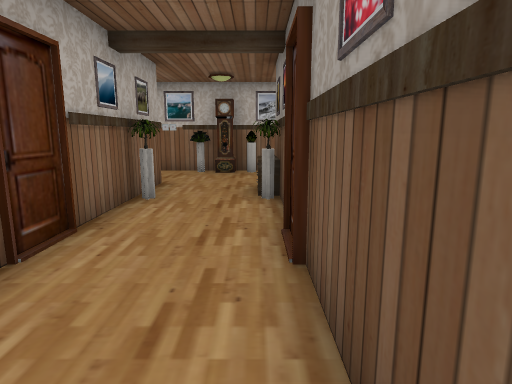
View 1 (above)

15 first-person views from a walk through a scene from a Unity 3-D project. The camera is 1.3 m above the floor, tilts 10° down and sees 75° across. The floor is counted in squares, 1 m on a side. Each view is taken from the middle of a square. On the plan, view 1 faces up. The plan holds only what a view shows up to about 14 squares ahead; the rest is blank. The player is left out.

View 2
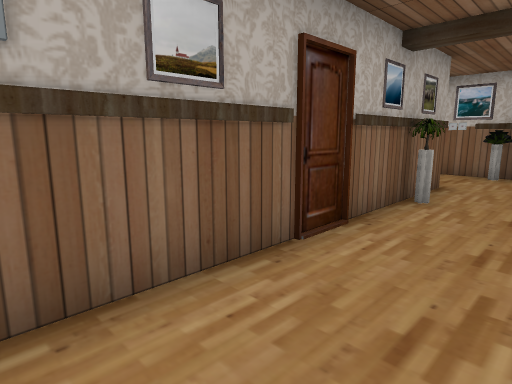

View 3
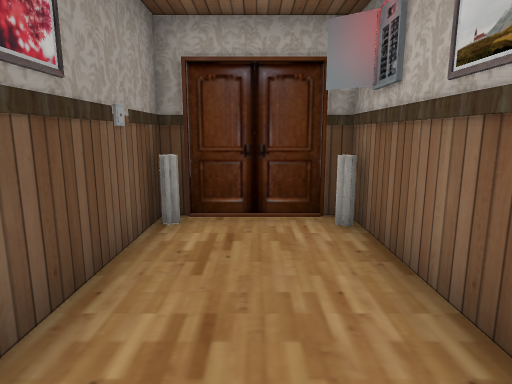

View 4
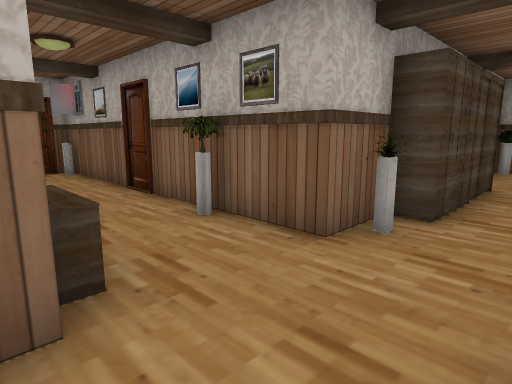

View 5
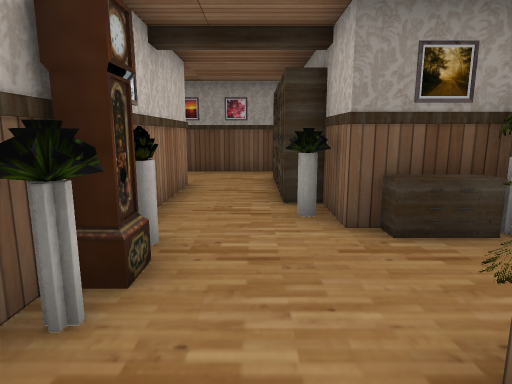

View 6
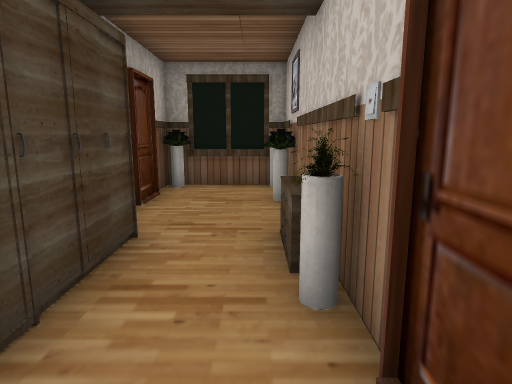

View 7
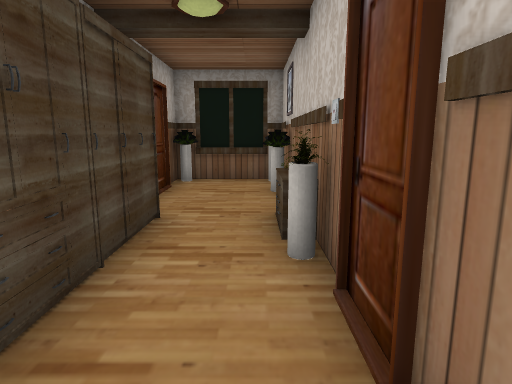

View 8
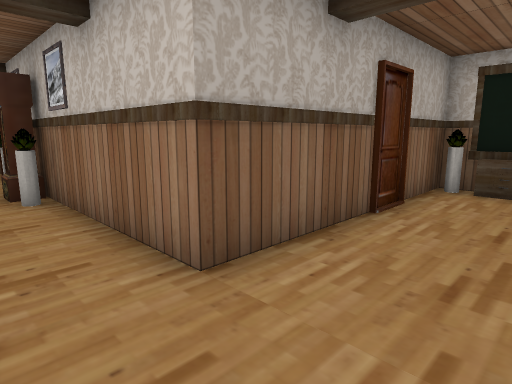

View 9
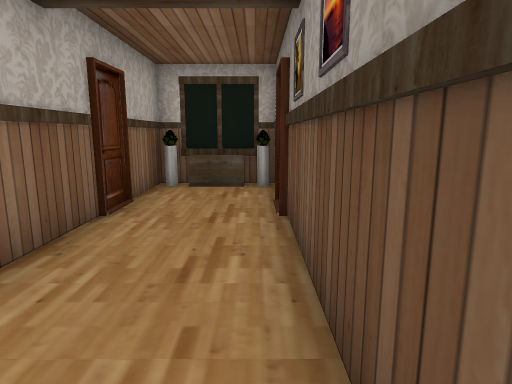

View 10
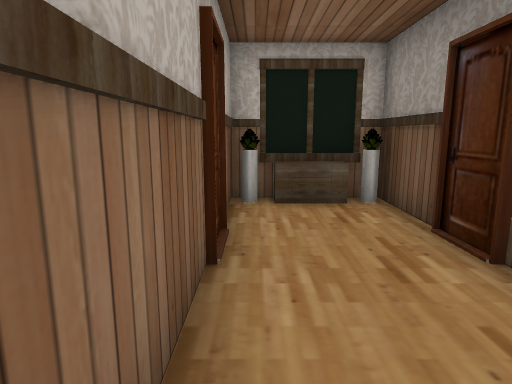

View 11
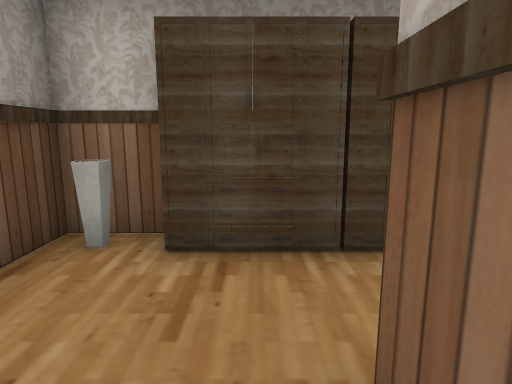

View 12
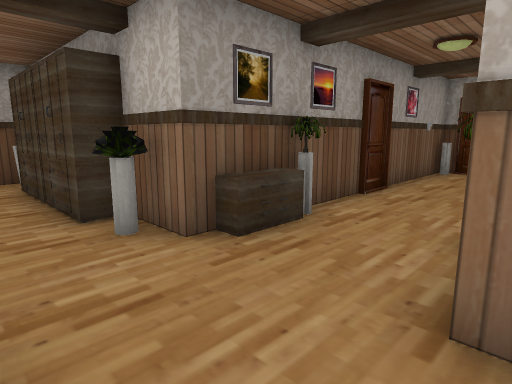

View 13
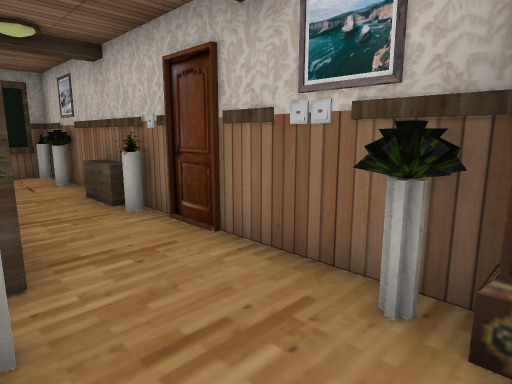

View 14
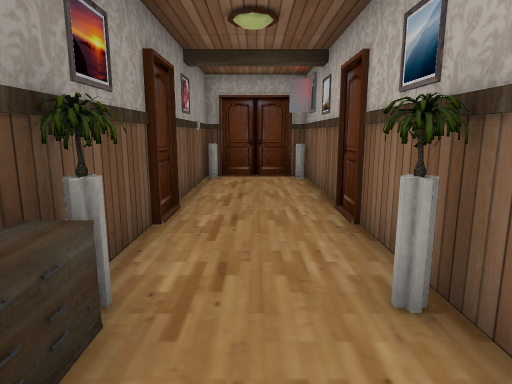

View 15
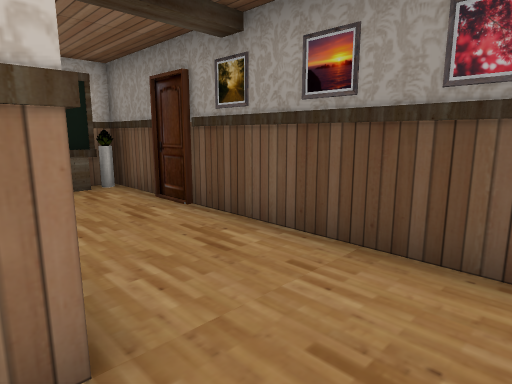

### Floor plan
Points are (right, up) in squares from view 1. A wall is a line through its corners. A room is listed if a view was taken in it or the views show most of it. See-through windows are left out.
Room 1 (views 1, 2, 3)
walls: (0.5, 0.5) (0.5, 5.4); (-2.5, 5.4) (-2.5, -1.2) (0.5, -1.2) (0.5, -0.4)
ways out: opening at (-1, 6) to room 2
objects: other object (-2, -1); other object (0, -1)
Room 2 (views 4, 7, 8, 9, 10, 11, 12, 13, 14, 15)
walls: (4.5, 11.7) (1.4, 11.7); (1.4, 8.8) (2.1, 8.8); (-0.4, 11.7) (-3.6, 11.7); (6.1, 8.8) (7.5, 8.8) (7.5, 18.7) (7.1, 18.7); (-0.8, 11.7) (-0.8, 11.2) (-1.3, 11.2) (-1.3, 11.6); (-2.5, 8.6) (-2.5, 5.4); (0.5, 5.4) (0.5, 7.6); (4.5, 18.7) (4.5, 11.7); (7.5, 18.7) (4.5, 18.7)
ways out: opening at (-1, 6) to room 1; opening at (-4, 10.5) to room 3
objects: other object (-3, 9); other object (-2, 7); other object (-2, 11); other object (0, 7); other object (0, 8); other object (0, 11); other object (1, 8); other object (1, 9); cabinet (3, 9); cabinet (5, 9); other object (5, 18); other object (6, 18); other object (7, 9); other object (7, 18)
Room 3 (views 5, 6)
walls: (-4.2, 8.8) (-3.4, 8.8); (-3.6, 11.7) (-12.5, 11.7) (-12.5, 8.8) (-9.9, 8.8)
ways out: opening at (-4, 10.5) to room 2
objects: other object (-12, 11); other object (-11, 11); cabinet (-8, 9); other object (-8, 11); other object (-7, 11); cabinet (-5, 9)

Where each view was taken, in squares from view 1:
view 1: 0 up, 0 right, facing up
view 2: 0 up, 0 right, facing up-left
view 3: 4 up, 1 left, facing down
view 4: 11 up, 1 right, facing down-left
view 5: 10 up, 4 left, facing right
view 6: 11 up, 4 left, facing left
view 7: 11 up, 3 left, facing left
view 8: 10 up, 7 right, facing up-left
view 9: 10 up, 7 right, facing up
view 10: 12 up, 5 right, facing up
view 11: 13 up, 5 right, facing down
view 12: 11 up, 3 left, facing down-right
view 13: 9 up, 1 left, facing up-left
view 14: 9 up, 1 left, facing down
view 15: 10 up, 4 right, facing up-right
